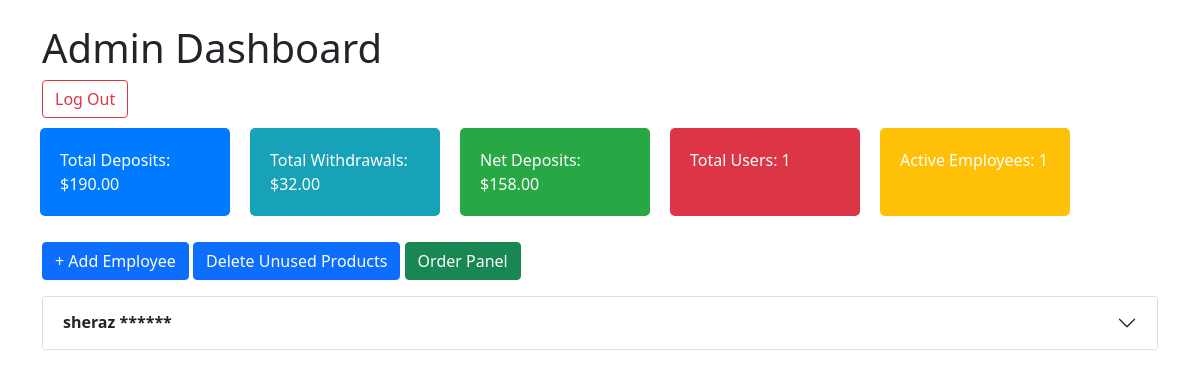
Before: /Admin-Dashboard/ (signed in) with the older database file.
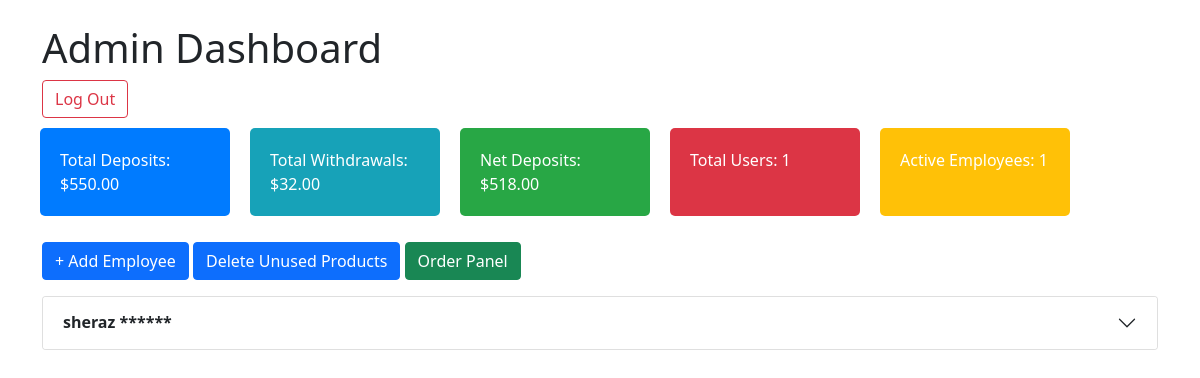
After: the same page with the newer database file.
### accounts/models.py (models this page shows, shortened)
class User(AbstractUser):
    is_admin = models.BooleanField(default=False)
    is_employee = models.BooleanField(default=False)
    is_customer = models.BooleanField(default=False)
    invitation_code = models.CharField(max_length=100, blank=True,null=True, editable=False)

### adminControl/models.py (models this page shows, shortened)
class AdminDeposit(BaseModel):
    admin = models.OneToOneField(settings.AUTH_USER_MODEL, on_delete=models.CASCADE, related_name="admin")
    total_deposit = models.DecimalField(max_digits=10, decimal_places=2, default=0.00)
    net_deposit = models.DecimalField(max_digits=10, decimal_places=2, default=0.00)
    total_withdrawal=models.DecimalField(max_digits=10,decimal_places=2,default=0.00)
    last_updated = models.DateTimeField(auto_now=True)

### accounts/views.py (the view, shortened to what this page needs)
# urls.py: path('Admin-Dashboard/',Admin_dasboard,name='Admin_dashboard'),
@login_required
@require_http_methods(["GET", "POST"])
def Admin_dasboard(request):
    Emp=User.objects.filter(is_employee=True)
    total_emplyee=Emp.count()
    Cus = User.objects.filter(is_customer=True)
    total_customer = Cus.count()
    employees = User.objects.filter(is_employee=True)
    employees_data = []
    for employee in employees:
        invited_customers = User.objects.filter(invitation_code=employee.invitation_code, is_customer=True)
        plain_password = request.session.pop(f'employee_password_{employee.id}', '******')
        employees_data.append({
            'employee': employee,
            'plain_password': plain_password,
            'invited_customers': invited_customers,
        })
    context={"Total_Employees":total_emplyee,"Total_Customer":total_customer,
             'employees_data': employees_data}
    return render(request, 'home/Admin_dashboard.html',context)

### home/models.py (called while the page is built)
    @property
    def net_deposit(self):
        return self.total_deposit - self.total_withdrawal

### templates/home/Admin_dashboard.html (shortened to what this page needs)
<!DOCTYPE html>
<html lang="en">
<head>
    <link href="https://cdn.jsdelivr.net/npm/bootstrap@5.1.3/dist/css/bootstrap.min.css" rel="stylesheet">
</head>
<body>
    <div class="container mt-4">
        <h1>Admin Dashboard</h1>
        <button class="btn btn-outline-danger log-out-button" type="button" id="logoutButton">
            <a href="{% url 'logout' %}" style="text-decoration: none; color: inherit;">Log Out</a>
        </button>
        <div class="row">
            <div class="col-md-2 info-box bg-total">Total Deposits: $<span id="totalDeposits">{{ request.user.admin.total_deposit }}</span></div>
            <div class="col-md-2 info-box bg-withdraw">Total Withdrawals: $<span id="totalWithdrawals">{{ request.user.admin.total_withdrawal }}</span></div>
            <div class="col-md-2 info-box bg-net">Net Deposits: $<span id="netDeposits">{{ request.user.admin.net_deposit }}</span></div>
            <div class="col-md-2 info-box bg-users">Total Users: <span id="totalUsers">{{ Total_Customer }}</span></div>
            <div class="col-md-2 info-box bg-active">Active Employees: <span id="activeEmployees">{{ Total_Employees }}</span></div>
        </div>
        <button class="btn btn-primary my-3" data-bs-toggle="modal" data-bs-target="#addEmployeeModal">
            + Add Employee
        </button>
        <a class="btn btn-primary my-3 text-capitalize" href="{% url 'delete_unused_products' %}">Delete Unused Products</a>
 <a class="btn btn-success my-3" href="{% url 'orders_panel' %}">Order Panel</a>
        <div class="accordion" id="employeesAccordion">
            {% for data in employees_data %}
                <div class="accordion-item">
                    <h2 class="accordion-header" id="heading{{ forloop.counter }}">
                        <button class="accordion-button collapsed" type="button" data-bs-toggle="collapse" data-bs-target="#collapse{{ forloop.counter }}" aria-expanded="false" aria-controls="collapse{{ forloop.counter }}">
                           <strong> {{ data.employee.username }} {{ data.plain_password }}</strong>
                        </button>
                    </h2>
                </div>
            {% endfor %}
        </div>
    </div>
</body>
</html>

Changed rows visible on the page:
changed User (number 1 of 2 on the later page): user.admin.total_deposit "190.00" → "550.00"; user.admin.net_deposit "158.00" → "518.00"
